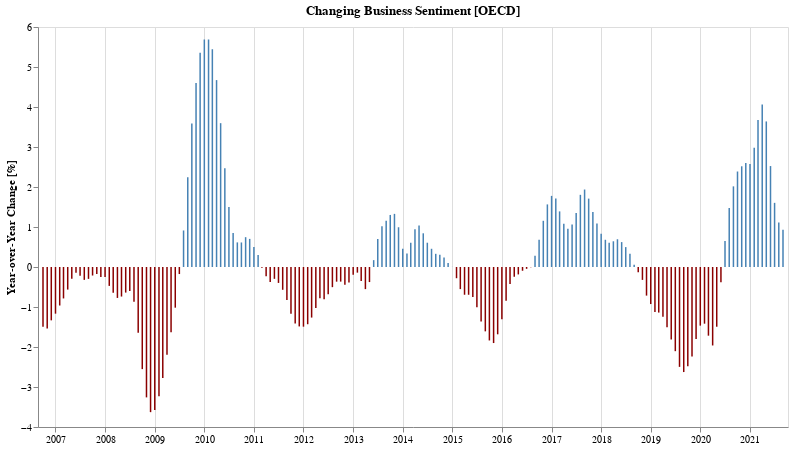

Notebook code for this chart:
### Markdown cell above
## Has business sentiment gotten better or worse compared to the same time last year?

### Code cell
bYoy = yoyChartFor(bUsaYoy, 'Business', 'steelblue')
bYoy.display()

### Figure 1 — Vega-Lite specification as saved in the notebook (floating-point values rounded to 4 significant figures; data arrays with more than 128 entries replaced by an {"elided": "..."} marker saying what was removed)
{"config": {"view": {"continuousWidth": 400, "continuousHeight": 300}}, "data": {"name": "data-7c2af49f342644573bdf54f96a1b1255"}, "mark": {"type": "bar", "color": "steelblue", "width": 1.5}, "encoding": {"color": {"condition": {"value": "darkred", "test": "datum['Value'] < 0"}, "value": "steelblue"}, "tooltip": [{"type": "temporal", "field": "TIME", "format": "%b %Y", "title": "Date"}, {"type": "ordinal", "field": "label"}, {"type": "ordinal", "field": "change_in_percent"}], "x": {"type": "temporal", "axis": {"title": ""}, "field": "TIME"}, "y": {"type": "quantitative", "axis": {"grid": false, "title": "Year-over-Year Change [%]"}, "field": "Value"}}, "height": 400, "title": "Changing Business Sentiment [OECD]", "transform": [{"calculate": "'Business'", "as": "label"}, {"calculate": "format(datum.Value, ',.2f')", "as": "change_in_percent"}], "width": 750, "$schema": "https://vega.github.io/schema/vega-lite/v4.8.1.json", "datasets": {"data-7c2af49f342644573bdf54f96a1b1255": {"elided": "180 records"}}}
